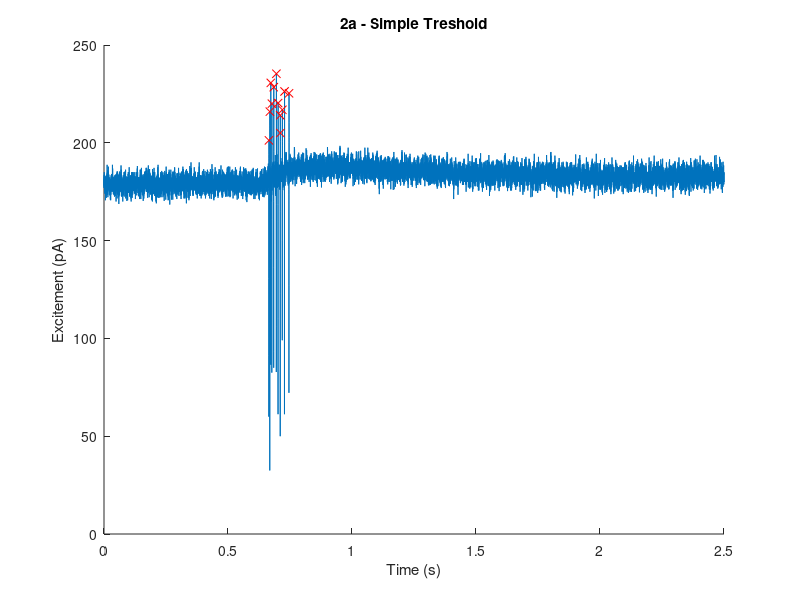
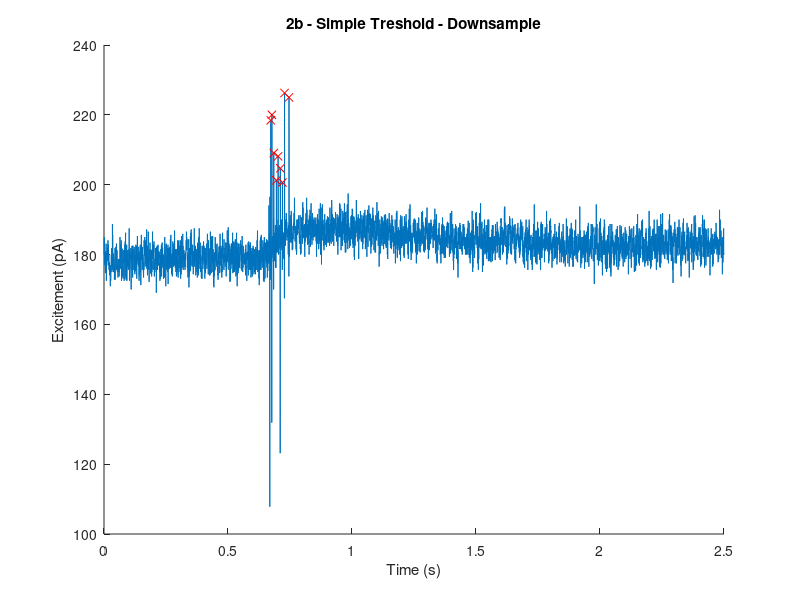
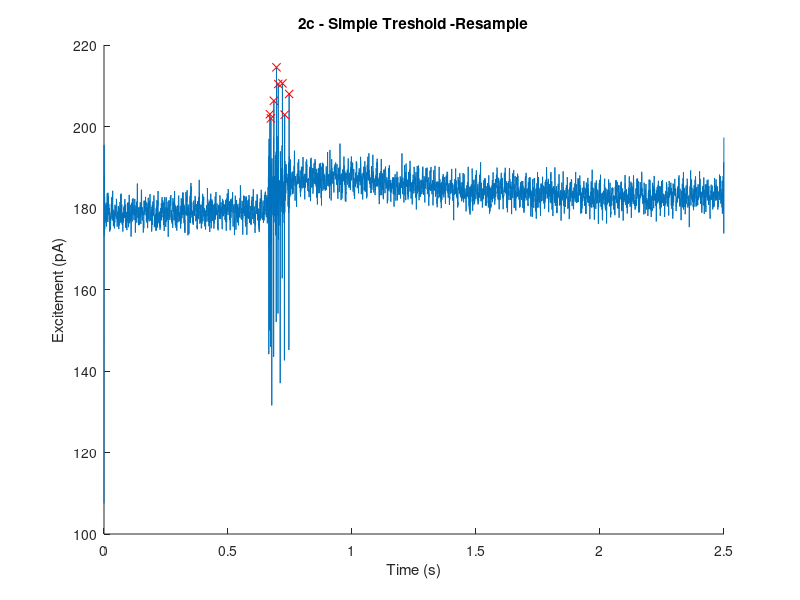
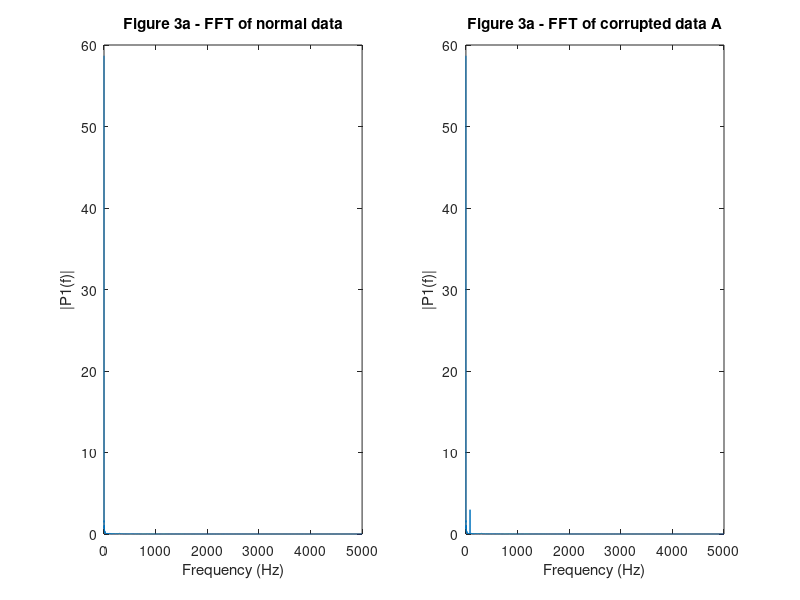

Here is the MATLAB script that generated these plots, in order: (Note: this script raises an error after producing the figures.)
% Alexander Hay
% Homework 6

fprintf('\n');
fprintf('Alexander Hay\n');
fprintf('NUIN 408\n');
fprintf('Homework 6\n');

% α σ μ ≠ 
%% Problem 1
% ***********************************************
% 1a

fprintf('\n');
fprintf('Problem 1a *****************************\n');
fprintf('\n');

fprintf('Signal 1 matches spectrum b\n');
fprintf('Signal 2 matches spectrum c\n');
fprintf('Signal 3 matches spectrum a\n');
fprintf('\n');
fprintf('yoof\n');

%% Problem 2
% ***********************************************
% 2a

fprintf('\n');
fprintf('Problem 2a *****************************\n');
fprintf('\n');

load('HW6_prob2.mat');

threshold = 200;
fs = 10000;
timeaxis = 0:1/fs:(length(spikeTrace)-1)/fs;

[peak_sizes, peakPoints] = findpeaks(spikeTrace, 'MinPeakHeight', threshold);

figure_2a = figure;
hold('on');
plot(timeaxis, spikeTrace);
plot(timeaxis(peakPoints), peak_sizes, 'rx');
title('2a - Simple Treshold');
xlabel('Time (s)');
ylabel('Excitement (pA)');
hold off;

fprintf('see figure 2a\n');

%% **********************************************
% 2b

fprintf('\n');
fprintf('Problem 2b *****************************\n');
fprintf('\n');

fs = 10000/5;
y = downsample(spikeTrace,5);
timeaxis = 0:1/fs:(length(y)-1)/fs;
[peak_sizes, peakPoints] = findpeaks(y, 'MinPeakHeight', threshold);

figure_2b = figure;
hold on;
plot(timeaxis,y);
plot(timeaxis(peakPoints), peak_sizes, 'rx');
title('2b - Simple Treshold - Downsample');
xlabel('Time (s)');
ylabel('Excitement (pA)');
hold off;

fprintf('see figure 2b\n');
fprintf('\n');
fprintf('tweaks aside so the code runs (array size) it seems to have worked still.\n');

%% **********************************************
% 2c

fprintf('\n');
fprintf('Problem 2c *****************************\n');
fprintf('\n');

y = resample(spikeTrace,1,5);
timeaxis = 0:1/fs:(length(y)-1)/fs;
[peak_sizes, peakPoints] = findpeaks(y, 'MinPeakHeight', threshold);

figure_2c = figure;
hold on;
plot(timeaxis,y);
plot(timeaxis(peakPoints), peak_sizes, 'rx');
title('2c - Simple Treshold -Resample');
xlabel('Time (s)');
ylabel('Excitement (pA)');
hold off;

fprintf('see figure 2c\n');
fprintf('\n');
fprintf('Downsample takes every nth sample. Resample interpolates the data and resamples at a new rate.\n');

%% Problem 3
% ***********************************************
% 3a

fprintf('\n');
fprintf('Problem 3a *****************************\n');
fprintf('\n');

load('HW6_prob3.mat');
load('filters.mat');

% Matlab's FFT documentation helped with this problem

fs = 10000;                             % Sampling frequency
T = 1/fs;                               % Period
L = length(CC_data);                    % Signal length
t = 0:1/fs:(length(CC_data)-1)/fs;      % Time axis

Y = fft(CC_data_corrupted_A);           % FFT the signal
P2 = abs(Y/L);                          % double-sided spectrum
P1 = P2(1:L/2+1);                       % single-sided spectrum
P1(2:end-1) = 2*P1(2:end-1);
f = fs*(0:(L/2))/L;

figure_3a = figure;
hold on;
subplot(1,2,2,'Parent',figure_3a);
plot(f,P1);
title('Figure 3a - FFT of corrupted data A');
xlabel('Frequency (Hz)');
ylabel('|P1(f)|');
 
Y = fft(CC_data);
P2 = abs(Y/L);
P1 = P2(1:L/2+1);
P1(2:end-1) = 2*P1(2:end-1);

subplot(1,2,1,'Parent',figure_3a);
plot(f,P1);
title('Figure 3a - FFT of normal data');
xlabel('Frequency (Hz)');
ylabel('|P1(f)|');

fprintf('see figure 3a\n');
fprintf('\n');
fprintf('Using FFT its clear that theres an 80Hz signal\n');

%% ***********************************************
% 3b

fprintf('\n');
fprintf('Problem 3b *****************************\n');
fprintf('\n');

load('HW6_prob3.mat');

fs = 10000;                             % Sampling frequency
T = 1/fs;                               % Period
L = length(CC_data);                    % Signal length
t = 0:1/fs:(length(CC_data)-1)/fs;      % Time axis

Y = fft(CC_data_corrupted_B);           % FFT the signal
P2 = abs(Y/L);                          % double-sided spectrum
P1 = P2(1:L/2+1);                       % single-sided spectrum
P1(2:end-1) = 2*P1(2:end-1);
f = fs*(0:(L/2))/L;

figure_3b = figure;
hold on;
subplot(1,2,2,'Parent',figure_3b);
plot(f,P1);
title('Figure 3a - FFT of corrupted data B');
xlabel('Frequency (Hz)');
ylabel('|P1(f)|');
 
Y = fft(CC_data);
P2 = abs(Y/L);
P1 = P2(1:L/2+1);
P1(2:end-1) = 2*P1(2:end-1);

subplot(1,2,1,'Parent',figure_3b);
plot(f,P1);
title('Figure 3b - FFT of normal data');
xlabel('Frequency (Hz)');
ylabel('|P1(f)|');

fprintf('see figure 3b');
fprintf('\n');
fprintf('Using FFT its clear that theres an 2kHz signal\n');

%% ***********************************************
% 3c

fprintf('\n');
fprintf('Problem 3c *****************************\n');
fprintf('\n');


% Filter parameters:
% Highpass

% FIR: Equiripple

% Minimum order

% Density factor: 20

% Units: Hz
% FS: 10000
% Fstop: 75
% Fpass: 85

% Units: dB
% Astop: 60
% Apass: 1

CC_data_filt_A = filtfilt(hi80.Numerator,1,CC_data_corrupted_A);

figure_3c_1 = figure;
plot(CC_data,'k','DisplayName', 'Original Data');
hold on;
plot(CC_data_corrupted_A,'r','DisplayName','Corrupted Data');
plot((-60+CC_data_filt_A),'b','DisplayName','Filtered Data');
title('Figure 3c - Filtered Corrupted Data A');
xlabel('Time (s)');
ylabel('Excitement (pA)');
legend;
hold off;

% Filter parameters:
% Lowpass

% FIR: Equiripple

% Minimum order

% Density factor: 20

% Units: Hz
% FS: 10000
% Fstop: 1950
% Fpass: 2050

% Units: dB
% Astop: 80
% Apass: 1

CC_data_filt_B = filtfilt(lo2k.Numerator,1,CC_data_corrupted_B);

figure_3c_2 = figure;
plot(CC_data_corrupted_B,'r','DisplayName','Corrupted Data');
hold on;
plot((-6.5+CC_data_filt_B),'b','DisplayName','Filtered Data');
plot(CC_data,'k','DisplayName', 'Original Data');
title('Figure 3c - Filtered Corrupted Data B');
xlabel('Time (s)');
ylabel('Excitement (pA)');
legend;
hold off;

fprintf('see figures 3c');
fprintf('\n');
fprintf('A lowpass filter for data A with limited success. A highpass filter was used for B.\n');
fprintf('A bandpass filter could be used for data B as well\n');

%% ***********************************************
% 3d

fprintf('\n');
fprintf('Problem 3d *****************************\n');
fprintf('\n');

[freqAxis, power] = powerSpectrum(CC_data, fs);
[freqAxis_corrupt_A, power_corrupt_A] = powerSpectrum(CC_data_corrupted_A, fs);
[freqAxis_corrupt_B, power_corrupt_B] = powerSpectrum(CC_data_corrupted_B, fs);
[freqAxis_A, power_A] = powerSpectrum(CC_data_filt_A, fs);
[freqAxis_B, power_B] = powerSpectrum(CC_data_filt_B, fs);

figure_3d = figure;
subplot(2,2,1,'Parent',figure_3d);
plot(CC_data_corrupted_A,'r','DisplayName','Corrupted Data');
hold on;
plot((-60+CC_data_filt_A),'b','DisplayName','Filtered Data');
plot(CC_data,'k','DisplayName','Original Data');
title('Data A - Time Domain');
xlabel('Time (s)');
ylabel('Excitement (pA)');
legend;

subplot(2,2,2,'Parent',figure_3d);
plot(CC_data_corrupted_B,'r','DisplayName','Corrupted Data');
hold on;
plot((-6.5+CC_data_filt_B),'b','DisplayName','Filtered Data');
plot(CC_data,'k','DisplayName','Original Data');
title('Data B - Time Domain');
xlabel('Time (s)');
ylabel('Excitement (pA)');
legend;

subplot(2,2,3,'Parent',figure_3d);
loglog(freqAxis_corrupt_A, power_corrupt_A,'r','DisplayName','Corrupted Data');
hold on;
loglog(freqAxis, power,'k','DisplayName','Original Data');
loglog(freqAxis_A, power_A,'b','DisplayName','Filtered Data');
title('Data A - Frequency Domain');
xlabel('Frequency (Hz)');
ylabel('|P1(f)|');
legend;

subplot(2,2,4,'Parent',figure_3d);
loglog(freqAxis_corrupt_B, power_corrupt_B,'r','DisplayName','Corrupted Data');
hold on;
loglog(freqAxis, power,'k','DisplayName','Original Data');
loglog(freqAxis_B, power_B,'b','DisplayName','Filtered Data');
title('Data B - Frequency Domain');
xlabel('Frequency (Hz)');
ylabel('|P1(f)|');
legend;

%% ***********************************************
% 3e

fprintf('\n');
fprintf('Problem 3d *****************************\n');
fprintf('\n');

% Attenuation = 10*log10(Pout./Pin)

att_a = 10*log10(power_corrupt_A./power_A);
att_b = 10*log10(power_corrupt_B./power_B);

figure_3e = figure;
subplot(1,2,1,'Parent',figure_3e);
plot(att_a);
hold on;
title('Figure 3e - Filter A Attenuation');
xlabel('Frequency (Hz)');
ylabel('Loss');

subplot(1,2,2,'Parent',figure_3e);
plot(att_b);
title('Figure 3e - Filter A Attenuation');
xlabel('Frequency (Hz)');
ylabel('Loss');
hold off;

fprintf('see figure 3e\n');
%% Problem 4
% ***********************************************
% 4a

fprintf('\n');
fprintf('Problem 4a *****************************\n');
fprintf('\n');

load('HW6_prob4.mat');


fs = 1000;
repeated_mean = mean(data_repeatedSeed);

[freqAxis_repeated, power_repeated] = powerSpectrum(repeated_mean, fs);
[freqAxis_nonRepeated, power_nonRepeated] = powerSpectrum(data_nonRepeatedSeed, fs);

% 

%% Problem 5
% ***********************************************
% 5a

fprintf('\n');
fprintf('Problem 5a *****************************\n');
fprintf('\n');

fs = 1000;            % Sampling frequency                    
T = 1/fs;             % Sampling period       
l = 2000;             % Length of signal
timeAxis = (0:l-1)*T;        % Time vector

signal_1 = sin(2*pi*10*(timeAxis));         % 10Hz sine wave, amplitude 1
signal_2 = .5*sin(2*pi*100*timeAxis);       % 100Hz sine wave, amplitude 0.5

filter_1 = movmean(signal_2,T);

figure_5a = figure;
subplot(3,1,1,'Parent',figure_5a);
plot(signal_1,'b','DisplayName','10Hz sine');
hold on;
plot(sys1(signal_1,fs),'r','DisplayName','sys1');
title('Function 1 vs 10Hz Sine Wave');
xlabel('Time (ms)');
ylabel('Amplitude');
legend;
hold off;

subplot(3,1,2,'Parent',figure_5a);
plot(signal_2,'b','DisplayName','100Hz sine');
hold on;
plot(sys2(signal_2,fs),'r','DisplayName','sys2');
title('Function 2 vs 1kHz Sine Wave');
xlabel('Time (ms)');
ylabel('Amplitude');
legend;
hold off;

subplot(3,1,3,'Parent',figure_5a);
plot(signal_1+0.25*randn(size(timeAxis)),'b','DisplayName','Noisy 10Hz sine');
hold on;
plot(sys3(signal_1,fs),'r','DisplayName','sys3');
title('Function 3 vs 10Hz Corrupted Sine Wave');
xlabel('Time (ms)');
ylabel('Amplitude');
legend;
hold off;

fprintf('see figure 5a\n');
fprintf('\n');
fprintf('sys1 appears to be shifted by period T, but the signal starts curved rather than immediately upward.\n');
fprintf('sys2 is nonlinear; converges at time T.\n');
fprintf('sys3 appears to be the signal corrupted by some gaussian noise (demonstrated with noisy signal).\n');

%% **********************************************
% 5b

fprintf('\n');
fprintf('Problem 5b *****************************\n');
fprintf('\n');

s1 = sys1(signal_1,fs);
[freqAxis_1, power_1] = powerSpectrum(signal_1, fs);
[freqAxis_sys1, power_sys1] = powerSpectrum(s1, fs);

s2 = sys2(signal_2,fs);
[freqAxis_2, power_2] = powerSpectrum(signal_2, fs);
[freqAxis_sys2, power_sys2] = powerSpectrum(s2, fs);

s3 = sys3(signal_1,fs);
[freqAxis_3, power_3] = powerSpectrum(signal_1, fs);
[freqAxis_sys3, power_sys3] = powerSpectrum(s3, fs);

figure_5b = figure;
subplot(1,3,1,'Parent',figure_5b);
loglog(freqAxis_1, power_1,'b','DisplayName','10Hz sine');
hold on;
loglog(freqAxis_sys1, (10e-30)*power_sys1,'r','DisplayName','sys1');
title('5b - Function 1 Frequency Domain');
xlabel('Frequency');
ylabel('Amplitude');
legend;
hold off;

subplot(1,3,2,'Parent',figure_5b);
loglog(freqAxis_2, power_2,'b','DisplayName','100Hz sine');
hold on;
loglog(freqAxis_sys2, (10e-26)*power_sys2,'r','DisplayName','sys2');
title('5b - Function 2 Frequency Domain');
xlabel('Frequency');
ylabel('Amplitude');
legend;
hold off;

subplot(1,3,3,'Parent',figure_5b);
loglog(freqAxis_3, power_3,'b','DisplayName','100Hz sine');
hold on;
loglog(freqAxis_sys3, (10e-29)*power_sys3,'r','DisplayName','sys3');
title('5b - Function 3 Frequency Domain');
xlabel('Frequency');
ylabel('Amplitude');
legend;
hold off;

fprintf('Even though it phase shifts, sys1 creates higher resonant frequencies.\n');
fprintf('sys2 creates resonant frequencies around the input signal.\n');
fprintf('sys3 is a gaussian filter\n');

%% **********************************************
% 5c

fprintf('\n');
fprintf('Problem 5c *****************************\n');
fprintf('\n');

[freqAxis2, power2] = powerSpectrum(signal_2, fs);
% s2 = fft(sys2(signal_2,fs));

fs = 1000;                              % Sampling frequency                    
T = 1/fs;                               % Sampling period       
l = length(signal_2);                   % Length of signal
t = 0:1/fs:(length(signal_2)-1)/fs;     % Time axis

Y = fft(sys2(signal_2,fs));             % FFT the signal
P2 = abs(Y/l);                          % double-sided spectrum
P1 = P2(1:l/2+1);                       % single-sided spectrum
P1(2:end-1) = 2*P1(2:end-1);
f = fs*(0:(l/2))/l;

figure_5c1 = figure;
plot(signal_1,'b','DisplayName','Signal 1');
hold on;
plot(sys1(signal_1,fs),'r','DisplayName','sys1');
title('Function 1 vs 10Hz Sine Wave');
xlabel('Time (ms)');
ylabel('Amplitude');
legend;
hold off;

figure_5c2 = figure;
subplot(1,3,1,'Parent',figure_5c2);
plot(signal_2,'b','DisplayName','Signal 1');
hold on;
plot(sys2(signal_2,fs),'r','DisplayName','sys1');
title('5c - Function 2 Time Domain');
xlabel('Time (ms)');
ylabel('Amplitude');
legend;
hold off;

subplot(1,3,2,'Parent',figure_5c2);
loglog(freqAxis2, power2,'b','DisplayName','signal 2 Data');
hold on;
[freqAxis2, power2] = powerSpectrum(sys2(signal_2,fs), fs);
loglog(freqAxis2, (10e-25)*power2,'r','DisplayName','sys2 Data');
title('5c - Function 2 Frequency Domain');
xlabel('Frequency');
ylabel('Amplitude');
legend;
hold off;

subplot(1,3,3,'Parent',figure_5c2);
hold on;
plot(f,P1);
title('Figure 5c - FFT Function 2');
xlabel('Frequency (Hz)');
ylabel('|P1(f)|');
legend;
hold off;

figure_5c3 = figure;
plot(signal_1+0.25*randn(size(timeAxis)),'b','DisplayName','Noisy Signal 1');
hold on;
plot(sys3(signal_1,fs),'r','DisplayName','sys3');
title('Function 3 vs 10Hz Corrupted Sine Wave');
xlabel('Time (ms)');
ylabel('Amplitude');
legend;
hold off;

fprintf('sys1 appears to be a phase shift, a linear function.\n');
fprintf('\n');
fprintf('The time it takes the signal from s2 to converge on its input signal is 1 period.\n');
fprintf('(visible in the time domain in figure 5c)\n');
fprintf('\n');
fprintf('sys3 is a gaussian filter, demonstrated by an input signal corrupted by gaussian noise.\n');